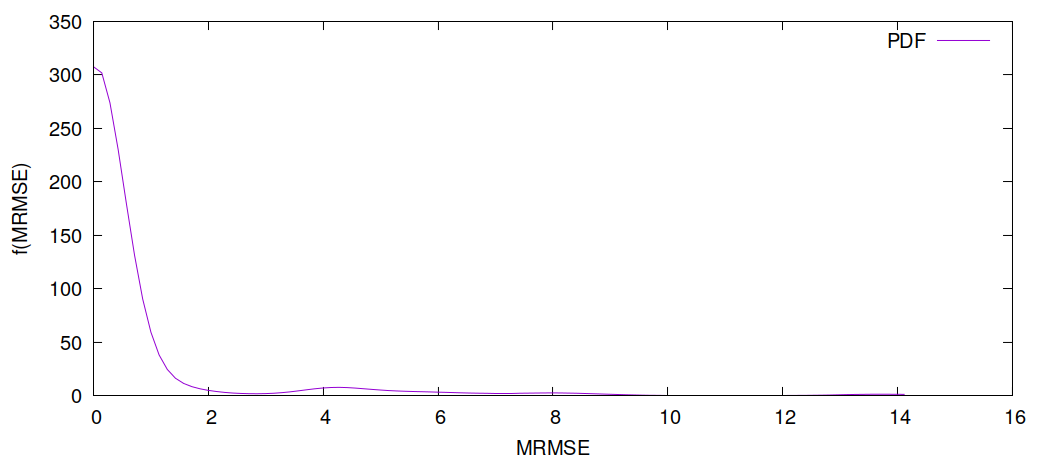

This figure's gnuplot source:
set terminal qt font "Helvetica, 15"
set grid front lc rgb "#939597"
set xlabel "MRMSE"
set ylabel "f(MRMSE)"
plot "rmse.dat" smooth kdensity t "PDF" lw 2
unset grid
